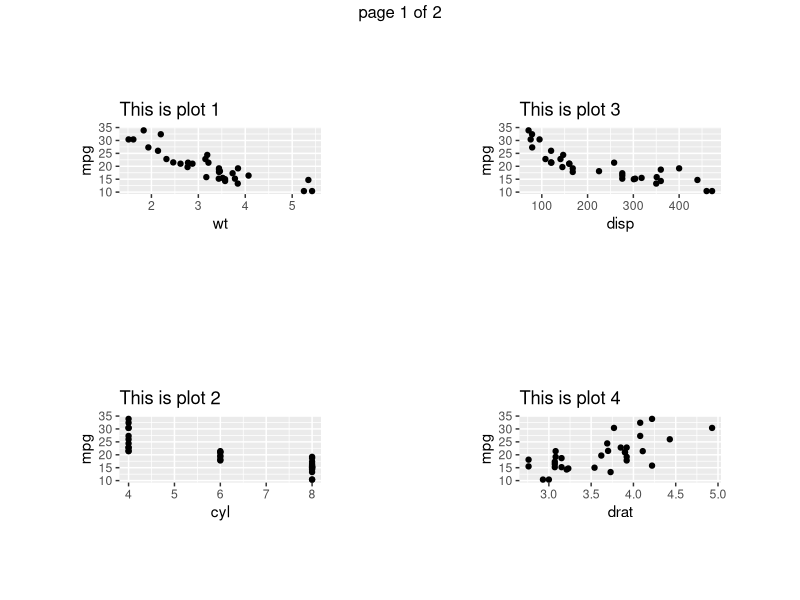
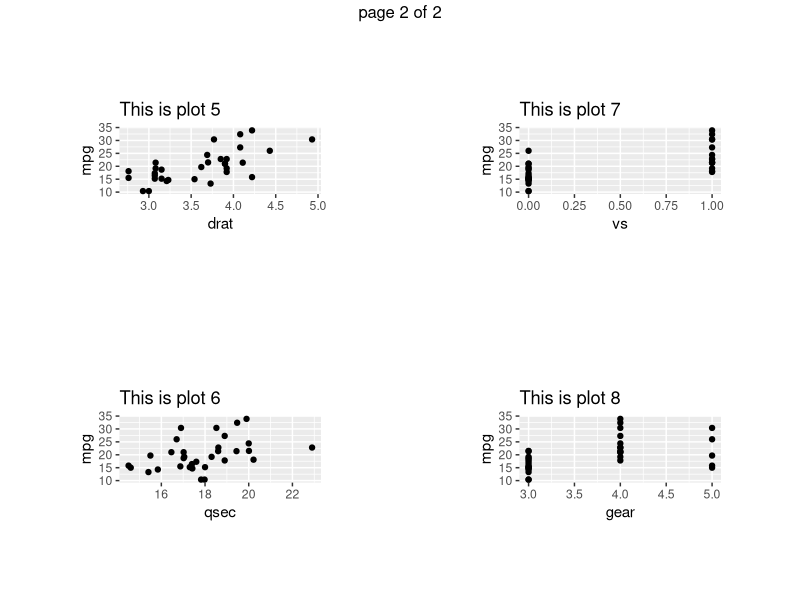

Reproduce these figures in R, in order.
library(ggplot2)
library(gridExtra)

plot_list <- vector("list", 8) 
plot_list[[1]] <- ggplot(mtcars) + aes(x = wt, y = mpg)   + geom_point() + ggtitle("This is plot 1")
plot_list[[2]] <- ggplot(mtcars) + aes(x = cyl, y = mpg)  + geom_point() + ggtitle("This is plot 2")
plot_list[[3]] <- ggplot(mtcars) + aes(x = disp, y = mpg) + geom_point() + ggtitle("This is plot 3")
plot_list[[4]] <- ggplot(mtcars) + aes(x = drat, y = mpg) + geom_point() + ggtitle("This is plot 4")
plot_list[[5]] <- ggplot(mtcars) + aes(x = drat, y = mpg) + geom_point() + ggtitle("This is plot 5")
plot_list[[6]] <- ggplot(mtcars) + aes(x = qsec, y = mpg) + geom_point() + ggtitle("This is plot 6")
plot_list[[7]] <- ggplot(mtcars) + aes(x = vs, y = mpg)   + geom_point() + ggtitle("This is plot 7")
plot_list[[8]] <- ggplot(mtcars) + aes(x = gear, y = mpg) + geom_point() + ggtitle("This is plot 8")


### Use your plot_list here:
m <- ggplot2::theme(plot.margin = unit(c(2, 2, 2, 2), "cm"))
plot_list <- lapply(plot_list, `+`, m)
glist <- lapply(plot_list, ggplotGrob)

ggsave("plots.pdf", marrangeGrob(glist, nrow = 2, ncol = 2))



